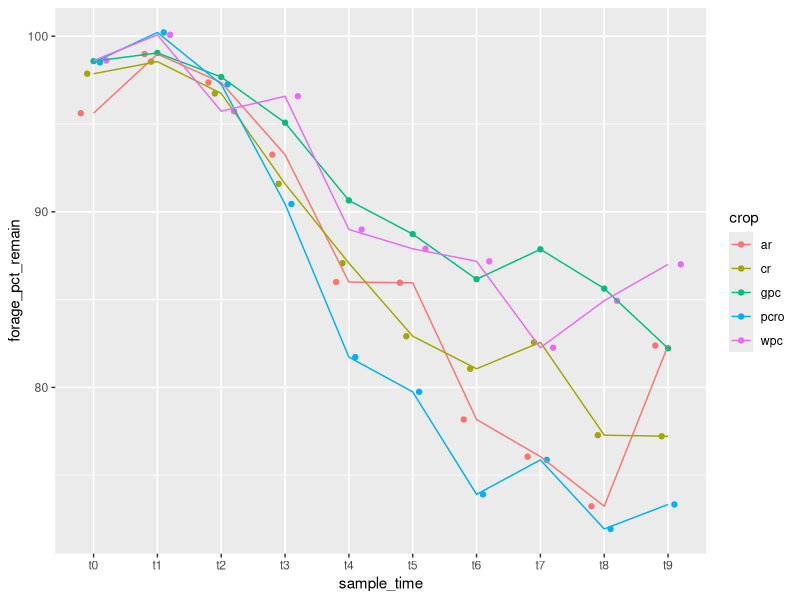

Reproduce this figure in R.
# LIBRARIES ----
library(tidyverse)

# READ IN THE DATA ----
biomass.df <- read_csv("output/clean_drywts.csv")

# MODIFICATIONS ----

# calculate the % mass remaining for forage bags
biomass.df <- biomass.df %>%
  mutate(forage_pct_remain = (forage_final_drywt_g / forage_initial_drywt_g) * 100)

# calculate the % mass remaining for tea bags
biomass.df <- biomass.df %>%
  mutate(tea_pct_remain = (tea_final_drywt_g / tea_initial_drywt_g) * 100)

# wanna see how stuff looks
biomass.df %>%
  ggplot(aes(sample_time, forage_pct_remain, color = crop, group = crop)) +
  stat_summary(fun = mean, geom = "point", position = position_dodge2(width = 0.5)) +
  # stat_summary(fun.data = mean_se, geom = "errorbar", width = 0.5,
  #              position = position_dodge2(width = 0.5)) +
  stat_summary(fun = mean, geom = "line")







